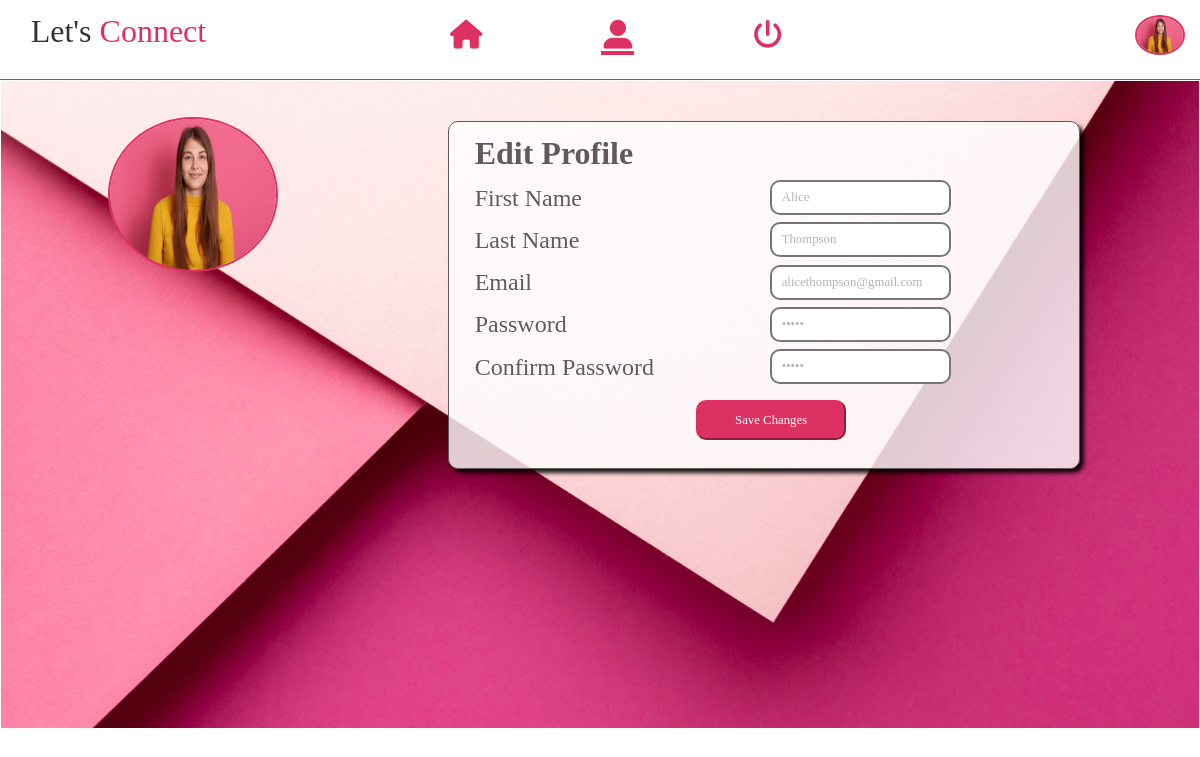
Page /profile.php (signed in) on the committed database.
### tables this page shows
CREATE TABLE `profile` (
  `user_id` int(11) NOT NULL,
  `first_name` varchar(30) NOT NULL,
  `last_name` varchar(30) NOT NULL,
  `email` varchar(40) NOT NULL,
  `password` varchar(50) NOT NULL,
  `confirm_password` varchar(50) NOT NULL,
  `profile_picture` varchar(200) NOT NULL,
  `status` varchar(30) NOT NULL,
  `score` int(11) NOT NULL,
  `user` varchar(30) NOT NULL
);

### profile.php (the view, shortened to what this page needs)
<!DOCTYPE html>
<html lang="en">
<head>
    <link href="https://cdn.jsdelivr.net/npm/bootstrap@5.3.3/dist/css/bootstrap.min.css" rel="stylesheet">
    <link rel='stylesheet' type='text/css'  href='style.css?v=<?php echo time(); ?>'>
</head>
<body>
    <?php
    $page = "profile";
    include 'navigation_bar.php';
    ?>
    <div class="profile-area" style="border: 1px solid white;margin:0 auto;display:block;width:100%;height:649px;font-family:'Times New Roman', Times, serif;">
        <div class="row">
        <?php include 'db.php';
                    $q = "select * from profile where user_id = ".$_SESSION["suserid"];
                    $rs = mysqli_query($conn, $q);
                    while ($row = mysqli_fetch_array($rs)) {
                        $firstname = $row["first_name"];
                        $lastname = $row["last_name"];
                        $email = $row["email"];
                        $password = $row["password"];
                        $cpassword = $row["confirm_password"];
                        $profilepicture = $row["profile_picture"];
                    }
                ?>
            <div class="col-md-4">
                <form name="updatepicture" id="updatepicture" method="post" action="upload_picture.php" enctype="multipart/form-data">
                <div class="container" id="pic_container" style="position: relative;display:inline-block;height:auto;">
                <img class="profile_picture" id="profile_picture"  src="<?php print($profilepicture);?>" style="display:block;"/>
                </form>
            </div>
            </div>
            <div class="col-md-8">
                <form name="profil_frm" id="profile_frm" method="post" action="editprofile.php" style="background-color: rgba(255, 255, 255, 0.8);" >
                    <table style="width: 100%;height:auto;">
                    <tr>
                        <td>
                            <label style="color: #605A5A;font-size: 2rem;font-weight:bold;margin-left:6%;">Edit Profile</label>
                        </td>
                    </tr>
                    <tr>
                        <td>
                            <label id="frm-label">First Name</labe>
                        </td>
                        <td>
                            <input id="fistname" name="fistname" type="text" value="<?php print($firstname);?>" style="border-radius:10px;border-style:solid;height:35px;">
                        </td>
                    </tr>
                    <tr>
                        <td>
                            <label id="frm-label">Last Name</labe>
                        </td>
                        <td>
                            <input id="last_name" name="last_name" type="text" value="<?php print($lastname);?>" style="border-radius:10px;border-style:solid;height:35px;">
                        </td>
                    </tr>
                    <tr>
                        <td>
                            <label id="frm-label">Email</labe>
                        </td>
                        <td>
                            <input id="email" name="email" type="text" value="<?php print($email);?>" style="border-radius:10px;border-style:solid;height:35px;">
                        </td>
                    </tr>
                    <tr>
                        <td>
                            <label id="frm-label">Password</labe>
                        </td>
                        <td>
                            <input id="pwd" name="pwd" type="password" value="<?php print($password);?>" style="border-radius:10px;border-style:solid;height:35px;">
                        </td>
                    </tr>
                    <tr>
                        <td>
                            <label id="frm-label">Confirm Password</labe>
                        </td>
                        <td>
                            <input id="cpwd" name="cpwd" type="password" value="<?php print($cpassword);?>" style="border-radius:10px;border-style:solid;height:35px;">
                        </td>
                    </tr>
                    <tr>
                        <td colspan="2">
                            <Button id="save-Changes">Save Changes</Button>
                        </td>
                    </tr>
                    <tr>
                        <td colspan="2">
                        </td>
                    </tr>
                    </table>
                </form>
            </div>
        </div>
</body>
</html>

### navigation_bar.php (shortened to what this page needs)
<div class="nav-container">
        <div class="row">
            <div class="col-md-4">
                <h1 class="navappname">Let's <span style="color: #DE3163;">Connect</span></h1>
            </div>
          <div class="col-md-4">
            <ul class="nav-items">
            <a href="<?php if($_SESSION["user"] == "student"){print("home.php");}elseif($_SESSION["user"] == "staff"){print("staffhome.php");}else{print("adminhome.php");} ?>"><li class="<?php if($page == "home"){print("navitem fas fa-home active");}else{print("fas fa-home");} ?>" style="color:#DE3163;font-size:1.8rem;"></li></a>
            <a href="profile.php"><li class="<?php if($page == "profile"){print("navitem fas fa-user-alt active");}else{print("fas fa-user-alt");} ?>" style="color:#DE3163;font-size:1.8rem;"></li></a>
            <a href="logout.php"><li class="fa fa-power-off" style="color:#DE3163;font-size:1.8rem;"></li></a>
            </ul>
          </div>
          <div class="col-md-4">
            <img src="<?php print($_SESSION["suserpic"]);?>" id="user-profile" style="float: right;border-radius:50%;height:40px;width:50px;margin:4%;border:2px solid #DE3163;">
          </div>
        </div>
        </div>

### style.css (style rules this page uses)
* { padding: 0; margin: 0; box-sizing: border-box; height: 100%; font-family: 'Times New Roman', Times, serif; }
body { overflow-x: hidden; }
::placeholder { color:#B6B1B1; padding-left: 10px; }
.nav-container { background-color: white; width: 100%; height: 80px; border-bottom: 1px solid #DE3163; overflow: hidden; }
.navappname { font-size: 2rem; color:#343434; padding: 3%; margin-left: 5%; }
li { list-style: none; height: auto; }
.nav-items { display: flex; color: white; justify-content: space-between; align-items: center; margin-top: 10px; font-size: 1.2rem; }
.navitem.active { border-bottom: 4px solid #DE3163; }
.profile-area { background-image: url(images/home-background.jpg); background-size: cover; position: relative; }
#profile_picture { height: 155px; width: 170px; border-radius: 50%; margin: 0 auto; display: block; margin-top: 10%; border: 2px solid #DE3163; }
#save-Changes { width: 150px; height: 40px; border-radius: 10px; background-color: #DE3163; border-color: #DE3163; color: white; margin: 2% auto; display: block; }
#profile_frm { margin: 5%; border: 1px solid #605A5A; box-shadow: 4px 4px 4px rgba(0, 0, 0, 0.9); border-radius: 10px; height: auto; width: 80%; }
#frm-label { color: #605A5A; font-size: 1.5rem; margin: 1%; margin-left: 6%; }
input[type="text"] { padding:10px; color: #B6B1B1; }
input[type="password"] { padding:10px; color: #B6B1B1; }
.icon-description,li { padding: 4px; margin: 8px; color: #DE3163; font-size: 1.3rem; }
.icon-description,table,h6 { color: #343434; padding: 5.8px; margin: 7px; }
@media (max-width:1368px) { body { overflow-y: scroll; } }
@media (max-width:1368px) { .icon-description,li { font-size: 0.8rem; padding: 2px; } }
@media (max-width:1368px) { .icon-description,table,h6 { padding: 2px; font-size: 0.8rem; } }

### rows in the picture
profile: profile_picture (picture), fistname "Alice", last_name "Thompson", email "alicethompson@gmail.com"
